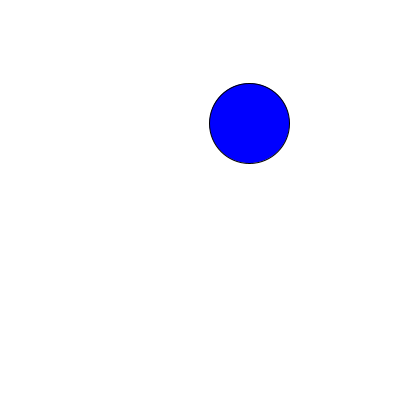
Frame 1 (no input)
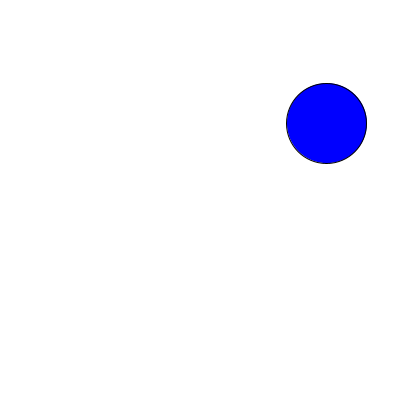
Frame 60 (the mouse pressed at the canvas centre just before this capture)
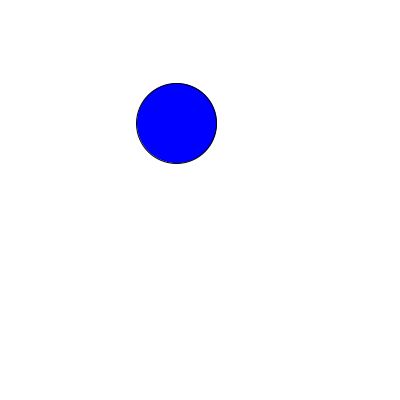
Frame 120 (the mouse held since frame 60 and released just before this capture)

The Processing sketch that drew these frames (run headless with seeded random() and noise(); from frame 60 on, the mouse is pressed at the canvas centre):

// Processing sketch: processing_105003
// ── processing_105003.pde

float posX;
float posY;
float velocity;

void setup(){
  size(400,400);
  background(255);
  posX=random(40,width-40);//to make the initial position of the ball random.
  posY=random(40,height-40);//to make the initial position of the ball random.
  velocity=2.5;//to control the speed and direction of the ball
  fill(0,0,255);
  smooth();
  }

void draw(){
/*There are only two conditions that the ball can have:
one is out of the edges of the window, the other is inside the window. 
  */
  if(posX>=width-40||posX<=40){
    velocity=velocity*(-1);
  }
background(255);
posX+=velocity;
ellipse(posX,posY,80,80);
}
